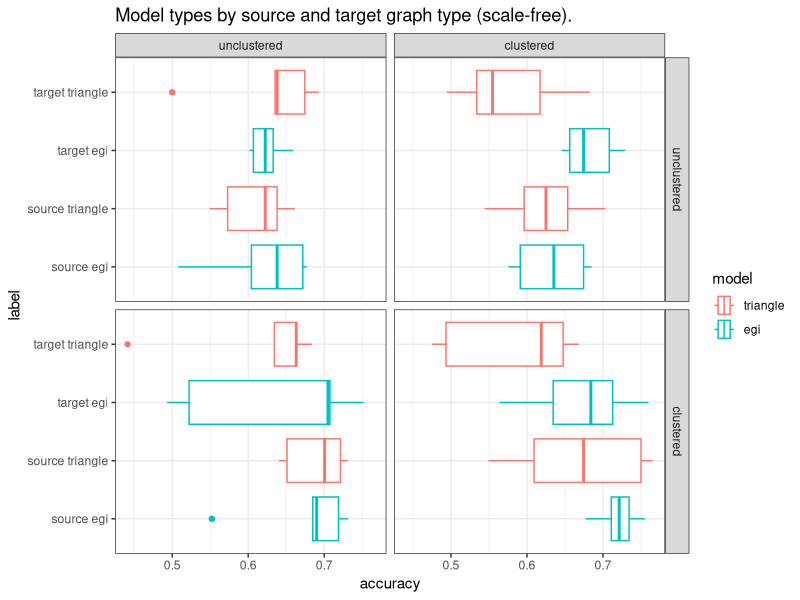

Generate this figure with R:
## ---- chunk 1
knitr::opts_chunk$set(echo = TRUE)
## ---- chunk 2
library(readr)
data <- read_csv("data.csv", col_types = cols(model = col_factor(levels = c("triangle", 
     "egi")), src = col_factor(levels = c("unclustered", 
     "clustered")), target = col_factor(levels = c("unclustered", 
     "clustered"))))
## ---- chunk 3
library(dplyr)
library(knitr)
grouped<- data %>% group_by(src,target,model) %>% 
  summarise(`source-accuracy` = mean(`source-accuracy`),
            `target-accuracy` = mean(`target-accuracy`))
knitr::kable(grouped)
## ---- chunk 4
library(tidyr)
library(ggplot2)
library(stringr)

plotData <- data %>%
  pivot_longer(cols=c(`source-accuracy`,`target-accuracy`),
               names_to="srctarget",values_to="accuracy") %>%
  
  mutate(`srctarget`=str_replace(`srctarget`,"source-accuracy","source")) %>%
  mutate(`srctarget`=str_replace(`srctarget`,"target-accuracy","target")) %>%    
  unite(`srctarget`,`model`,col=`label`,sep=" ",remove=FALSE) 

p <- ggplot(plotData,aes(x=`accuracy`,y=`label`,colour=`model`)) + 
  geom_boxplot() + 
  facet_grid(rows=vars(`src`),cols=vars(`target`)) +
  ggtitle("Model types by source and target graph type (scale-free).")
p + theme_bw()
